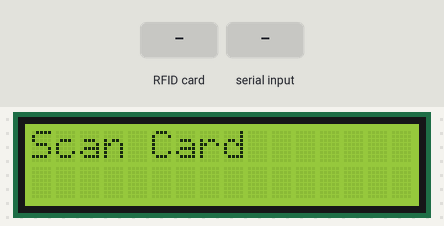
Recording of a sketch running on a simulated Arduino Uno, built with avr-gcc and run on an emulated ATmega328P. Parts: 16×2 character LCD. Inputs (shaded band) come from the test bench. What the sketch prints to the serial monitor is not drawn.

Above: at 1.3 s.
1.4 s: RFID card DE AD BE EF held to the reader
At 2.0 s:
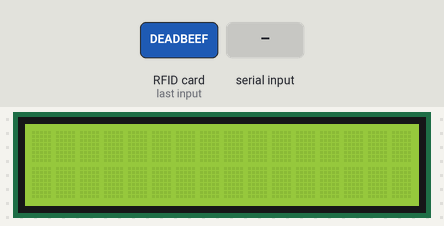
2.9 s: "1" received over Serial
At 3.6 s:
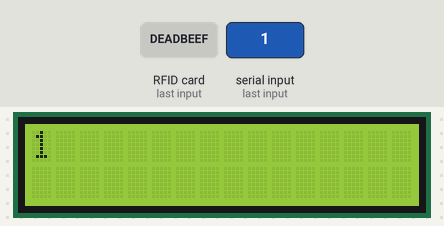
5.9 s: RFID card 5E 7A 19 C4 held to the reader
At 6.8 s:
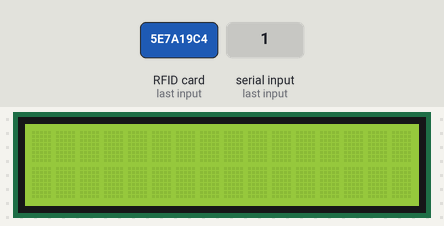
Timing chart, 0 to 8.9 s (numbered marks = the images above; inputs shaded):
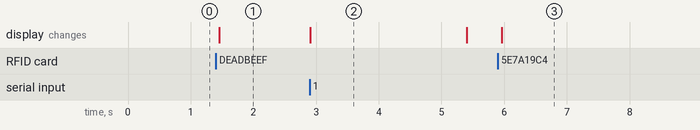

Measured:
- after the input at 1.4 s, the display: changes after 0.06 s (image 1)
- after the input at 2.9 s, the display: changes at once (image 2)
- after the input at 5.9 s, the display: changes after 0.06 s (image 3)
- what the display in image 2 shows lasts 2.5 s, from 2.9 s to 5.4 s

The sketch:

RFIDArduinoCode.ino
```cpp
#include <SPI.h>
#include <MFRC522.h>
#include <LiquidCrystal.h>
LiquidCrystal lcd(7,6,5,4,3,2);
int count=0;

/* Set your new UID here! */
#define NEW_UID {0xDE, 0xAD, 0xBE, 0xEF}
#define SS_PIN 10
#define RST_PIN 9

MFRC522 mfrc522(SS_PIN, RST_PIN);        // Create MFRC522 instance.
MFRC522::MIFARE_Key key;

void setup() {
       Serial.begin(9600);        // Initialize serial communications with the PC
        while (!Serial);           // Do nothing if no serial port is opened (added for Arduinos based on ATMEGA32U4)
        SPI.begin();               // Init SPI bus
        mfrc522.PCD_Init();        // Init MFRC522 card
       lcd.begin(16,2);


        // Prepare key - all keys are set to FFFFFFFFFFFFh at chip delivery from the factory.
        for (byte i = 0; i < 6; i++) {
                key.keyByte[i] = 0xFF;
        }
}
void loop() {
        lcd.clear();
         lcd.print("Scan Card");

        // Look for new cards, and select one if present
        if ( ! mfrc522.PICC_IsNewCardPresent() || ! mfrc522.PICC_ReadCardSerial() ) {
            delay(50);
            return;
            count=0;
        }

        // Now a card is selected. The UID and SAK is in mfrc522.uid.

        // Dump UID
        if(count==0)
        {
          String val="";
        for (byte i = 0; i < mfrc522.uid.size; i++) {
              lcd.setCursor(0,1);
              val+=mfrc522.uid.uidByte[i] < 0x10 ? " 0" : " ";
              val+=String(mfrc522.uid.uidByte[i],HEX);
        }
        lcd.clear();
        lcd.setCursor(0,1);
        Serial.println(val);
        }
        delay(750);
       while (!Serial.available()) {}
       String output="";
       while(Serial.available())
       {
       char incomingByte;
        if (Serial.available() > 0) {
                incomingByte = Serial.read();
                output+=incomingByte;
        }
       }
       if(output.length()>0)
       {
         lcd.clear();
         lcd.print(output);
       }
      Serial.flush();

        delay(2500);


}
```
